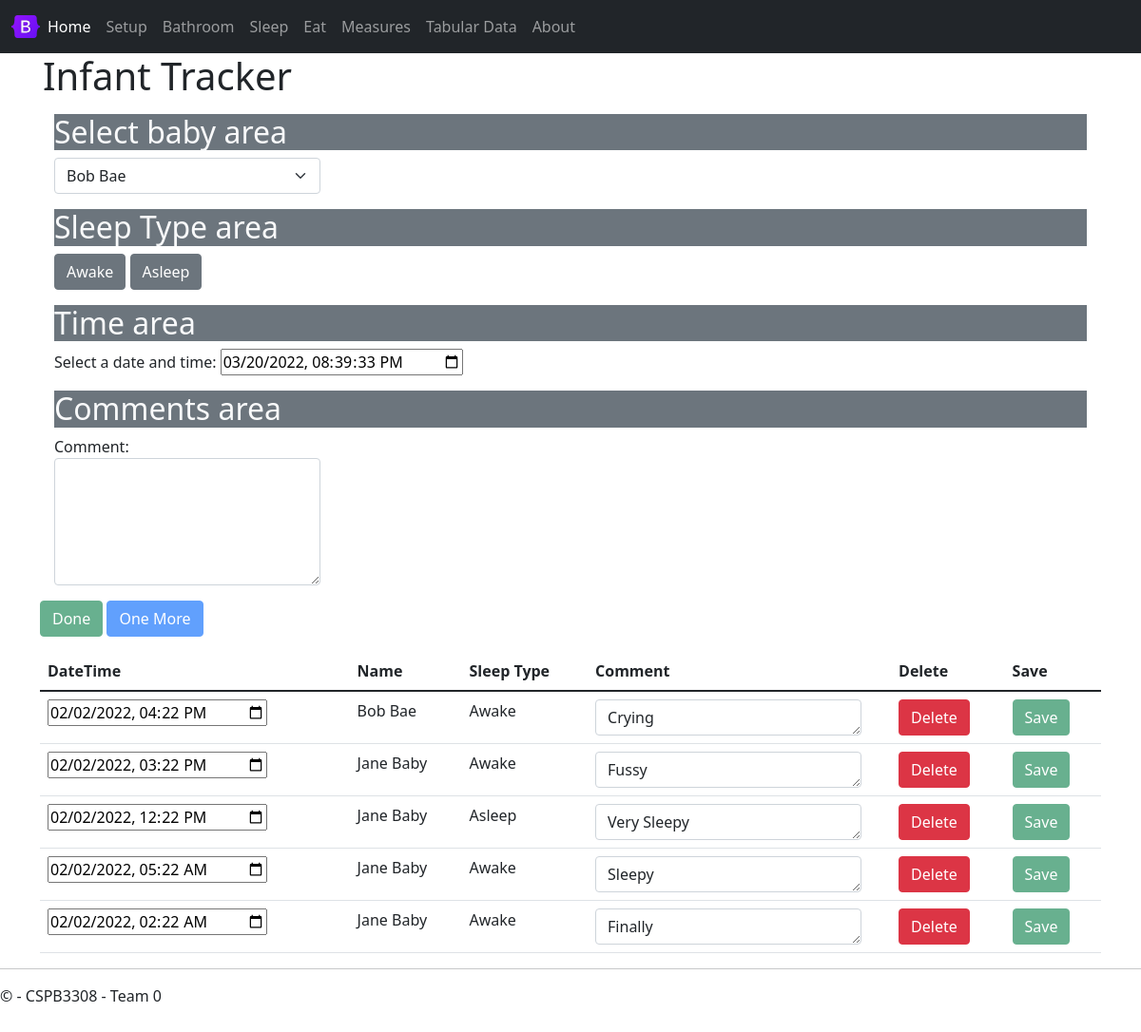
/sleep, run on an earlier commit of the app's database.
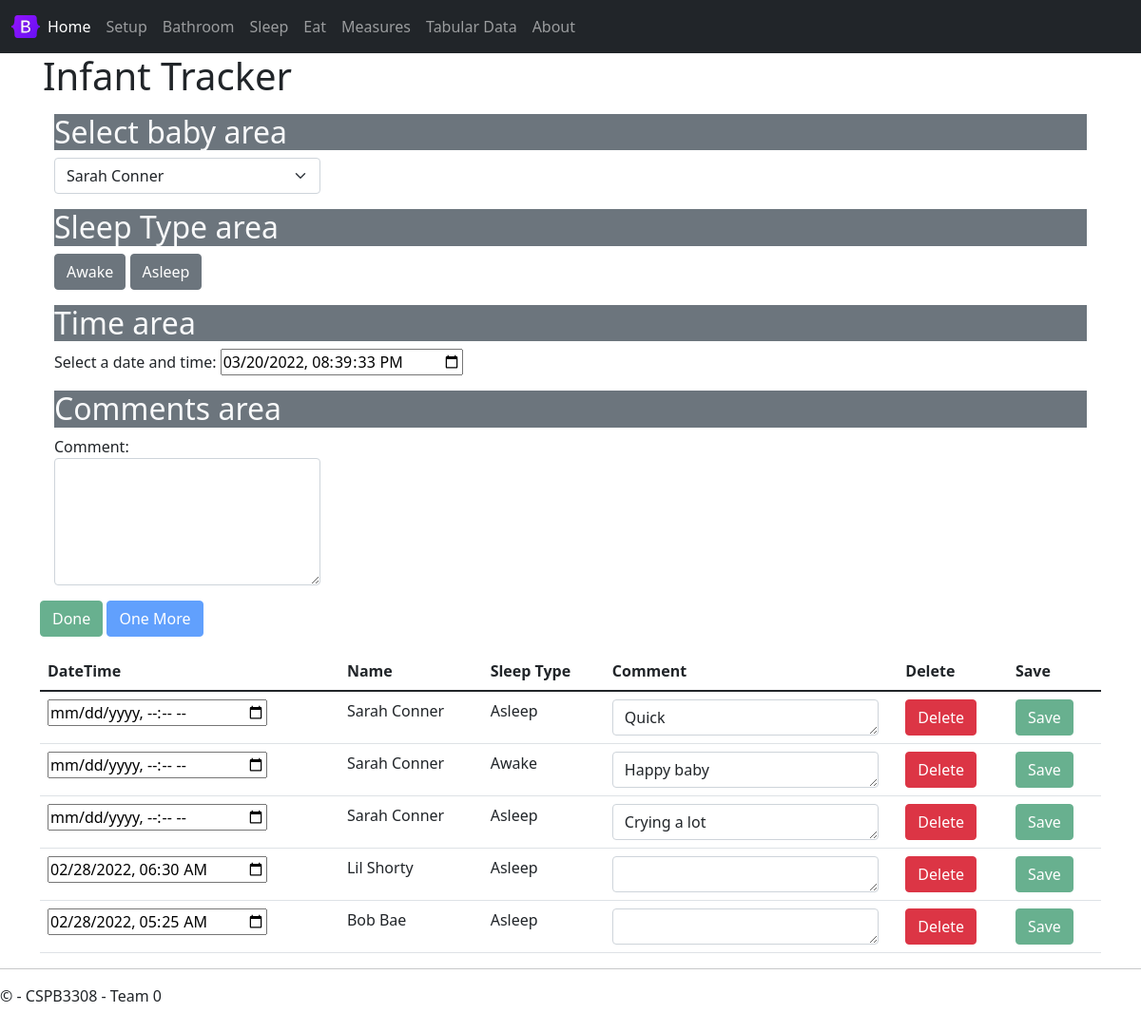
And on a later commit of the database.
### tables this page shows
CREATE TABLE sleep (
sleepEventID INTEGER PRIMARY KEY AUTOINCREMENT,
eventType TEXT DEFAULT "Sleep" NOT NULL,
babyID INTEGER NOT NULL,
sleepType INTEGER NOT NULL,
sleepDateTime TEXT NOT NULL, -- YYYY-MM-DD HH:MM
sleepComment TEXT,
FOREIGN KEY (babyID)
    REFERENCES babies (babyID),
FOREIGN KEY (sleepType)
    REFERENCES sleepType (sleepTypeID)
);

CREATE TABLE sleepType (
sleepTypeID INTEGER PRIMARY KEY AUTOINCREMENT,
sleepTypeName TEXT NOT NULL
);

### source/views.py (the view)
@app.route('/sleep',methods = ['POST', 'GET'])
def sleep():
    if request.method == 'POST':
        result = request.data
        sleep_event = json.loads(result) # creates python dictionary
        if sleep_event['sleepEvent']['deleteFlag'] == True:
            delete_rows('sleep', sleep_event['sleepEvent']['eventId'])
        else:
            sleep_sql_ins(sleep_event['sleepEvent'])             #insert into database
        return  jsonify(""), 200
    else:
        return render_template(
            'sleep.html',
            babies = get_babies(),
            lastBaby = get_last_baby_sleep(),
            recentEvents = sleep_recent_events()
        )

### source/sql_functions.py (called while the page is built)
def get_babies(db_path = "./sqlite3/baby.db"):
    conn = sqlite3.connect(db_path)       #connect to database
    cur = conn.cursor()
    cur.execute("PRAGMA foreign_keys = ON")
    cur.execute("SELECT * FROM babies")
    baby_lst = cur.fetchall()
    conn.close()
    return baby_lst

def get_last_baby_sleep(db_path = "./sqlite3/baby.db"):
    conn = sqlite3.connect(db_path)       #connect to database
    cur = conn.cursor()
    cur.execute("PRAGMA foreign_keys = ON")
    cur.execute("SELECT babyID FROM sleep ORDER BY sleepDateTime DESC LIMIT 1;")
    baby_lst = cur.fetchone()
    babyid = baby_lst[0] #take first tuple
    conn.close()
    return babyid

### source/templates/sleep.html (shortened to what this page needs)
{% extends "layout.html" %}
{% block content %}
<div class="jumbotron">
    <h1>Infant Tracker</h1>
</div>
<div class="container mt-3">
    <h2 class="text-light bg-secondary">Select baby area</h2>
    <div class="d-flex flex-row d-flex">
        <select class="form-select me-3" id="selectBaby" onChange="sleepSelectBaby(this.value)">
            {% for baby in babies %}
                <option value="{{ baby[0] }}">{{ baby[3] }} {{ baby[4] }}</option>
            {% endfor %}
        </select>
    </div>
</div>
<div class="container mt-3">
    <h2 class="text-light bg-secondary">Sleep Type area</h2>
    <button type="button" id="btnAwake" class="btn btn-secondary" onclick="sleepUpdateSleepType(1)">Awake</button>
    <button type="button" id="btnAsleep" class="btn btn-secondary" onclick="sleepUpdateSleepType(2)">Asleep</button>
</div>
<div class="container mt-3">
    <h2 class="text-light bg-secondary">Time area</h2>
    <div class="form-group">
        <label for="inputDateTime">Select a date and time:</label>
        <input type="datetime-local" id="inputDateTime" onChange="sleepUpdateDateTime(this.value)" />
    </div>
</div>
<div class="container mt-3">
    <h2 class="text-light bg-secondary">Comments area</h2>
    <div class="form-group">
        <label for="comment">Comment:</label>
        <textarea class="form-control" rows="5" id="textComment" onChange="sleepUpdateComment(this.value)"></textarea>
    </div>
</div>
</div>
<div class="container mt-3">
    <button type="button" id="btnDone" class="btn btn-success" onClick='sleepAddSleepEvent(true)' disabled>Done</button>
    <button type="button" id="btnOneMore" class="btn btn-primary" onClick='sleepAddSleepEvent(false)' disabled>One More</button>
</div>
<div class="container mt-3">
    <table class="table">
        <thead>
          <tr>
            <th scope="col">DateTime</th>
            <th scope="col">Name</th>
            <th scope="col">Sleep Type</th>
            <th scope="col">Comment</th>
            <th scope="col">Delete</th>
            <th scope="col">Save</th>
          </tr>
        </thead>
        <tbody>
            {% set currEvent = 0 %}
            {% for event in recentEvents %}
                {% set currEvent = event %}
                <tr>
                    <td><input type="datetime-local" value="{{ event[2] }}"/></td>
                    <td>{{ event[1] }}</td>
                    <td>{{ event[3] }}</td>
                    <td><textarea class="form-control" rows="1">{{ event[4] }}</textarea></td>
                    <td><button type="button" class="btn btn-danger" onClick="sleepDeleteSleepEvent({{ event[0]|safe }})">Delete</button></td>
                    <td><button type="button" class="btn btn-success" disabled onClick="sleepSaveSleepEvent({{ event|safe }})">Save</button></td>
                </tr>
            {% endfor %}
        </tbody>
      </table>
</div>
{% endblock %}

What changed in the data, as far as the page shows it:
no longer on this page (row edited): sleep: sleepDateTime "02/02/2022 15:22", event "Jane Baby", sleepTypeName "Awake", sleepComment "Fussy"
no longer on this page (row edited): sleep: sleepDateTime "02/02/2022 12:22", event "Jane Baby", sleepTypeName "Asleep", sleepComment "Very Sleepy"
no longer on this page (row edited): sleep: sleepDateTime "02/02/2022 05:22", event "Jane Baby", sleepTypeName "Awake", sleepComment "Sleepy"
no longer on this page (row edited): sleep: sleepDateTime "02/02/2022 02:22", event "Jane Baby", sleepTypeName "Awake", sleepComment "Finally"
added sleep: event "Sarah Conner", sleepTypeName "Asleep", sleepComment "Quick"
added sleep: event "Sarah Conner", sleepTypeName "Awake", sleepComment "Happy baby"
added sleep: event "Sarah Conner", sleepTypeName "Asleep", sleepComment "Crying a lot"
changed sleep (number 4 of 5 on the later page): sleepDateTime "02/02/2022 16:22" → "02/28/2022 06:30"; event "Bob Bae" → "Lil Shorty"; sleepTypeName "Awake" → "Asleep"; sleepComment "Crying" → (not shown)
added sleep: sleepDateTime "02/28/2022 05:25", event "Bob Bae", sleepTypeName "Asleep"
Also different on the page:
form field value: "Bob Bae" → "Sarah Conner"
